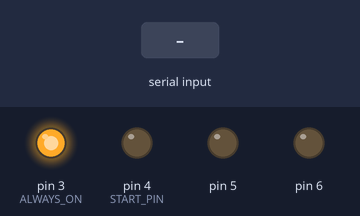
A sketch run on a simulated Arduino Uno, built with avr-gcc and run on an emulated ATmega328P. On the bench: output pins drawn as LEDs (lit = HIGH). Dashed ring = blinking. The inputs (shaded band) are chosen by the test bench.

Above: at 1.2 s.
1.3 s: "b" received over Serial
At 1.45 s:
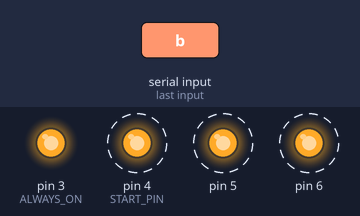
4.3 s: "c" received over Serial
At 4.45 s:
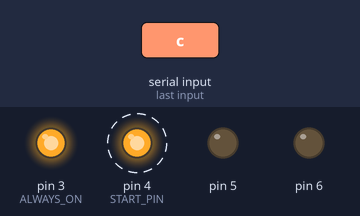
7.3 s: "a" received over Serial
At 7.75 s:
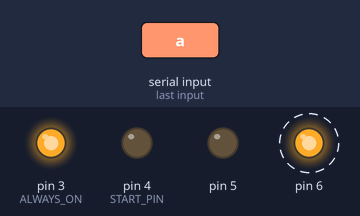
8.8 s: "d" received over Serial
At 9.3 s:
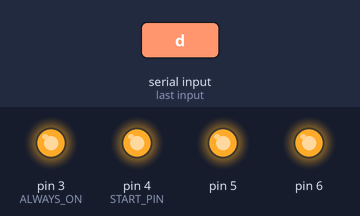
10.3 s: "c" received over Serial
At 10.75 s:
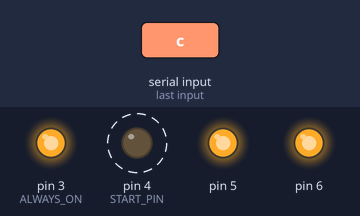
Timing chart, 0 to 14.3 s (numbered marks = the images above; inputs shaded):
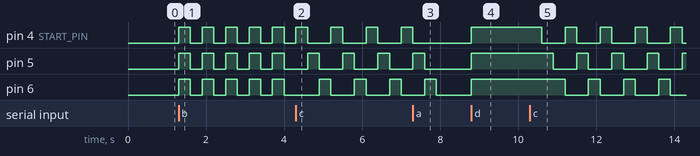

The sketch:

el_for_boombot.ino
```cpp
#define NUM_LIGHTS 3
#define START_PIN 4
#define ALWAYS_ON 3

#define MIN_STATE 'a'
#define MAX_STATE 'd'
#define START_STATE MIN_STATE

#define DELAY_TIME 300

void setup() {
  for (int i = 0; i < NUM_LIGHTS; i++) {
    pinMode(START_PIN + i, OUTPUT);
  }
  pinMode(ALWAYS_ON, OUTPUT);
  digitalWrite(ALWAYS_ON, HIGH);
  Serial.begin(9600);
}

void loop() {
  static int state = START_STATE;
  int result = Serial.read();
  if (result >= MIN_STATE && result <= MAX_STATE) {
    state = result;
  }

  switch (state) {
    case 'a':
      // do nothing
      break;
    case 'b':
      blinkPins(0b111);
      delay(DELAY_TIME);
      break;
    case 'c':
      blinkPins(0b001);
      blinkPins(0b010);
      blinkPins(0b100);
      break;
    case 'd':
      setPins(0b111, HIGH);
      break;
    default:
      // do nothing
      break;
  }
}

void blinkPins(int pins) {
  setPins(pins, HIGH);
  delay(DELAY_TIME);
  setPins(pins, LOW);
}

void setPins(int pins, int setting) {
  for (int i = 0; i < NUM_LIGHTS; i++) {
    if (hasOneBitAt(pins, i)) {
      digitalWrite(i + START_PIN, setting);
    }
  }
}

int hasOneBitAt(int n, int pos) {
  return n >> pos & 1;
}
```

Measured:
- after the input at 1.3 s, pin 4 (START_PIN), pin 5, pin 6: alternates HIGH for 0.30 s and LOW for 0.30 s, starting at once
- after the input at 4.3 s, pin 4 (START_PIN): alternates HIGH for 0.30 s and LOW for 0.60 s, starting after 0.90 s; pin 5: alternates HIGH for 0.30 s and LOW for 0.60 s, starting after 0.30 s; pin 6: alternates HIGH for 0.30 s and LOW for 0.60 s, starting after 0.60 s
- after the input at 7.3 s, pin 4 (START_PIN): goes on until 7.3 s, then stays LOW; pin 5: goes on until 7.6 s, then stays LOW
- after the input at 8.8 s, pin 4 (START_PIN), pin 5, pin 6: LOW → HIGH at once
- after the input at 10.3 s, pin 4 (START_PIN): alternates HIGH for 0.30 s and LOW for 0.60 s, starting after 0.30 s; pin 5: alternates HIGH for 0.30 s and LOW for 0.60 s, starting after 0.60 s; pin 6: alternates HIGH for 0.30 s and LOW for 0.60 s, starting after 0.90 s
